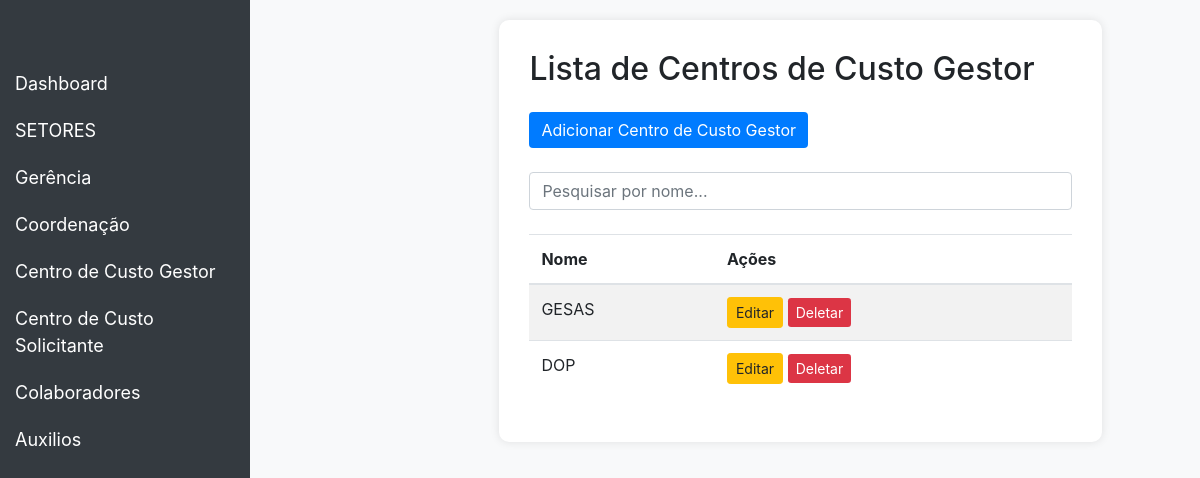
Page /contratos/listarcentrosdecusto/ on the earlier database version.
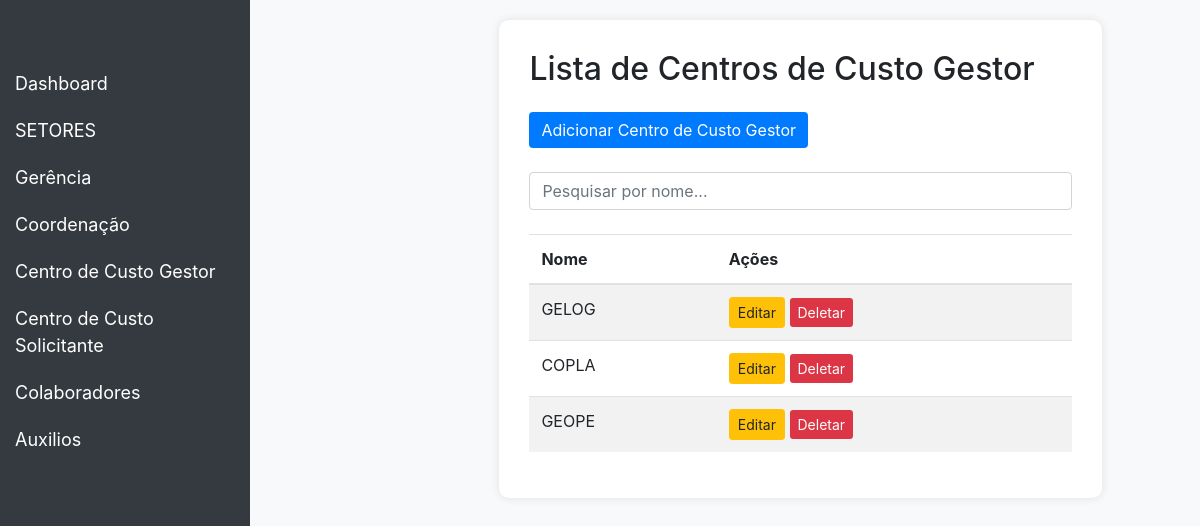
Same page on the later database version.
### contract/models.py (models this page shows, shortened)
class CentroDeCustoGestor(models.Model):
    nome = models.CharField(max_length=100)

### contract/views.py (the view)
# urls.py: path('listarcentrosdecusto/', CentroDeCustoGestorListView.as_view(), name='centrodecustogestor_list'),
class CentroDeCustoGestorListView(ListView):
    model = CentroDeCustoGestor
    template_name = 'centrodecustogestor_list.html'
    context_object_name = 'centros'

### contract/templates/centrodecustogestor_list.html (shortened to what this page needs)
<!DOCTYPE html>
<html lang="en">
<head>
    <link href="https://stackpath.bootstrapcdn.com/bootstrap/4.5.2/css/bootstrap.min.css" rel="stylesheet">
</head>
<body>
<nav class="navbar navbar-expand-lg navbar-dark">
    <a class="navbar-brand" href="#">Dashboard</a>
</nav>
<div class="sidebar">
    <a href="{% url 'dashboard' %}">Dashboard</a>
    <button class="dropdown-btn">SETORES
    </button>
    <button class="dropdown-btn">Gerência
    </button>
    <button class="dropdown-btn">Coordenação
    </button>
    <button class="dropdown-btn">Centro de Custo Gestor
    </button>
    <button class="dropdown-btn">Centro de Custo Solicitante
    </button>
    <button class="dropdown-btn">Colaboradores
    </button>
    <button class="dropdown-btn">Auxilios
    </button>
</div>
<div class="content">
    <div class="container">
        <div class="row justify-content-center">
            <div class="col-md-10">
                <div class="table-container">
                    <h2 class="mb-4">Lista de Centros de Custo Gestor</h2>
                    <div class="mb-4">
                        <a href="{% url 'centrodecustogestor_create' %}" class="btn btn-primary">Adicionar Centro de Custo Gestor</a>
                    </div>
                    <div class="mb-4">
                        <input type="text" id="searchInput" class="form-control" placeholder="Pesquisar por nome...">
                    </div>
                    <table class="table table-striped">
                        <thead>
                            <tr>
                                <th>Nome</th>
                                <th>Ações</th>
                            </tr>
                        </thead>
                        <tbody id="centrodecustogestorTable">
                            {% for centro in centros %}
                            <tr>
                                <td>{{ centro.nome }}</td>
                                <td>
                                    <a href="{% url 'centrodecustogestor_update' centro.pk %}" class="btn btn-warning btn-sm">Editar</a>
                                    <a href="{% url 'centrodecustogestor_delete' centro.pk %}" class="btn btn-danger btn-sm">Deletar</a>
                                </td>
                            </tr>
                            {% endfor %}
                        </tbody>
                    </table>
                </div>
            </div>
        </div>
    </div>
</div>
</body>
</html>

Differences in the rows shown:
changed CentroDeCustoGestor: nome "GESAS" → "GELOG"
added CentroDeCustoGestor: nome "COPLA"
changed CentroDeCustoGestor: nome "DOP" → "GEOPE"
